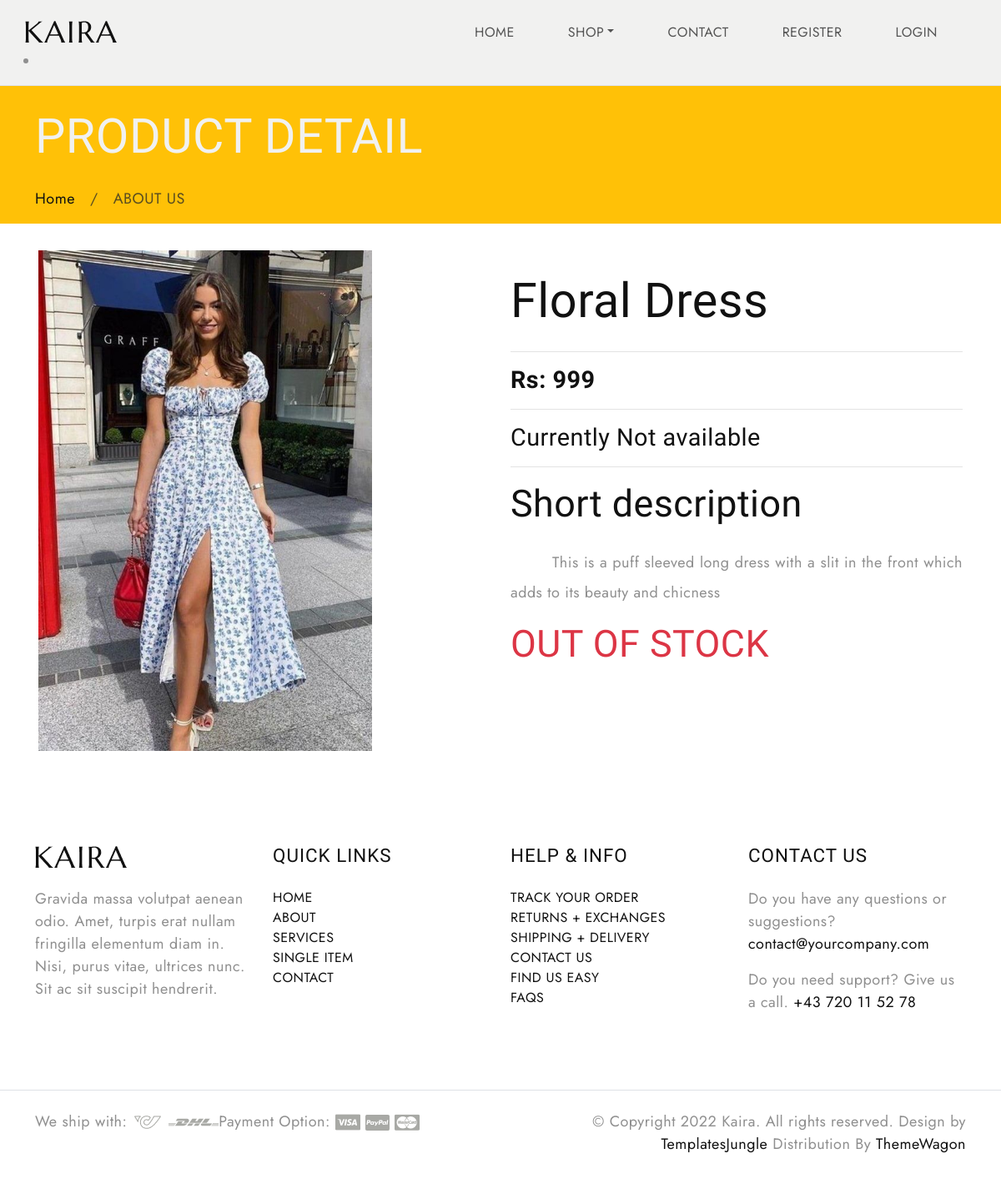
Before: /productdetail/3 with the older database file.
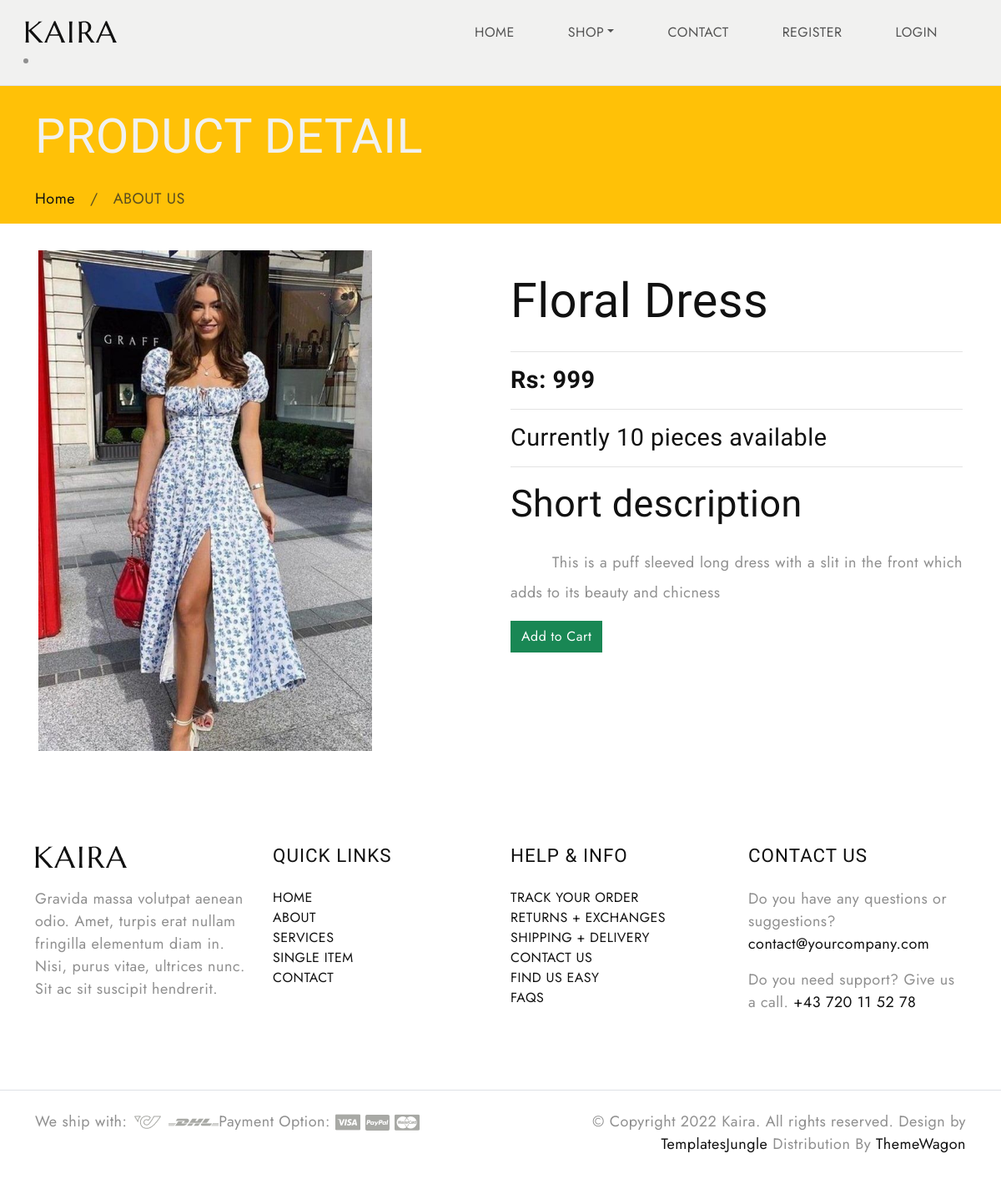
After: the same page with the newer database file.
### shop/models.py (models this page shows, shortened)
class Product(models.Model):
    name = models.CharField(max_length=200)
    image = models.ImageField(upload_to='products/')
    description = models.TextField()
    price = models.IntegerField()
    stock = models.IntegerField(null=True)
    availability =models.BooleanField(default=True,null=True)
    gender= models.CharField(max_length=200,default='unisex',null=True)
    category = models.ForeignKey(Category,on_delete=models.CASCADE,related_name='products',null=True)
    created = models.DateTimeField(auto_now_add=True,null=True)
    updated = models.DateTimeField(auto_now=True,null=True)

### shop/views.py (the view)
# urls.py: path('productdetail/<int:i>',views.ProductDetail.as_view(),name='productdetail'),
class ProductDetail(View):
    def get(self, request,i):
        p=Product.objects.get(id=i)
        context = {'product': p}
        return render(request, 'productdetail.html',context)

### cart/context_processors.py (called while the page is built)
def cart_items(request):
    total = 0
    if request.user.is_authenticated:
       u=request.user
       c=Cart.objects.filter(user=u)
       for i in c:
           total=total+i.quantity
    return {'total':total}

### shop/context_processors.py (called while the page is built)
def menu_links(request):
    c=Category.objects.all()
    return {'links':c}

### templates/productdetail.html
{% extends 'base.html' %}
{% load static %}
{% block content %}
<div class="all-title-all mb-3 bg-warning">
        <div class="container ">
            <div class="row">
                <div class="col-lg-12">
                    <h2 class="text-light">PRODUCT DETAIL</h2>
                    <ul class="breadcrumb">
                        <li class="breadcrumb-item"><a href="{% url 'home' %}">Home</a></li>
                        <li class="breadcrumb-item active">ABOUT US</li>
                    </ul>
                </div>
            </div>
        </div>
    </div>
   <div class="about-box-main">
        <div class="container  p-3 mb-3 mt-3">
            <div class="row">
				<div class="col-lg-6">
                    <div class="banner-frame"> <img class="" src="{{product.image.url}}" alt="" height="600px">
                    </div>
                </div>
                <div class="col-lg-6">
                    <h2 class="noo-sh-title-top"><span>{{product.name}}</span></h2>
                    <hr>
                    <h4 class="mt-3"><b>Rs: {{product.price}}</b></h4>
                    <hr>
                    <h4 class="mt-3">Currently {% if product.stock > 0 %}
                                                      {{product.stock }} pieces available
                                               {% else %} Not available
                                                {% endif %}</h4>
                    <hr>
                    <h3 class="mt-3">Short description</h3>
                    <p style="text-align:justify;line-height:2;text-indent:50px;">{{product.description}}</p>
                    {% if user.is_superuser == True %}
                    <a class="btn btn-success" href="{% url 'shop:addstock' product.id %}">Add stock</a>
                    {% else %}
                      {% if product.stock > 0 %}
					     <a class="btn btn-success" href="{% url 'cart:addtocart' product.id %}">Add to Cart</a>
                      {% else %}
                    <h3 class="mt-3 text-danger">OUT OF STOCK</h3>
                    {% endif %}
                    {% endif %}
                </div>
            </div>
        </div>
    </div>
{% endblock %}

Changed rows visible on the page:
changed Product "Floral Dress": stock (not shown) → "10"
Other visible differences:
text no longer shown: "Not available OUT OF STOCK"
text now shown: "pieces available Add to Cart"
